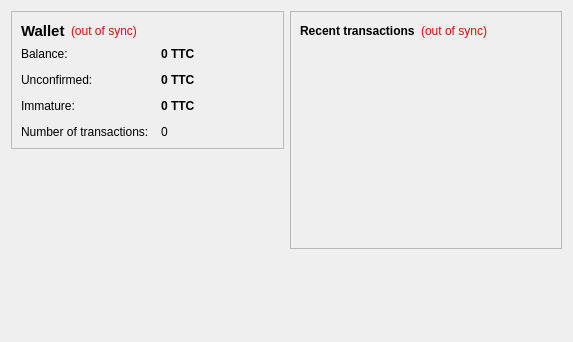
<?xml version="1.0" encoding="UTF-8"?>
<ui version="4.0">
 <class>OverviewPage</class>
 <widget class="QWidget" name="OverviewPage">
  <property name="geometry">
   <rect>
    <x>0</x>
    <y>0</y>
    <width>573</width>
    <height>342</height>
   </rect>
  </property>
  <property name="windowTitle">
   <string>Form</string>
  </property>
  <layout class="QHBoxLayout" name="horizontalLayout" stretch="1,1">
   <item>
    <layout class="QVBoxLayout" name="verticalLayout_2">
     <item>
      <widget class="QFrame" name="frame">
       <property name="frameShape">
        <enum>QFrame::StyledPanel</enum>
       </property>
       <property name="frameShadow">
        <enum>QFrame::Raised</enum>
       </property>
       <layout class="QVBoxLayout" name="verticalLayout_4">
        <item>
         <layout class="QHBoxLayout" name="horizontalLayout_4">
          <item>
           <widget class="QLabel" name="label_5">
            <property name="font">
             <font>
              <pointsize>11</pointsize>
              <weight>75</weight>
              <bold>true</bold>
             </font>
            </property>
            <property name="text">
             <string>Wallet</string>
            </property>
           </widget>
          </item>
          <item>
           <widget class="QLabel" name="labelWalletStatus">
            <property name="toolTip">
             <string>The displayed information may be out of date. Your wallet automatically synchronizes with the TestCoin network after a connection is established, but this process has not completed yet.</string>
            </property>
            <property name="styleSheet">
             <string notr="true">QLabel { color: red; }</string>
            </property>
            <property name="text">
             <string notr="true">(out of sync)</string>
            </property>
            <property name="alignment">
             <set>Qt::AlignLeading|Qt::AlignLeft|Qt::AlignVCenter</set>
            </property>
           </widget>
          </item>
          <item>
           <spacer name="horizontalSpacer_2">
            <property name="orientation">
             <enum>Qt::Horizontal</enum>
            </property>
            <property name="sizeHint" stdset="0">
             <size>
              <width>40</width>
              <height>20</height>
             </size>
            </property>
           </spacer>
          </item>
         </layout>
        </item>
        <item>
         <layout class="QFormLayout" name="formLayout_2">
          <property name="fieldGrowthPolicy">
           <enum>QFormLayout::AllNonFixedFieldsGrow</enum>
          </property>
          <property name="horizontalSpacing">
           <number>12</number>
          </property>
          <property name="verticalSpacing">
           <number>12</number>
          </property>
          <item row="0" column="0">
           <widget class="QLabel" name="label">
            <property name="text">
             <string>Balance:</string>
            </property>
           </widget>
          </item>
          <item row="0" column="1">
           <widget class="QLabel" name="labelBalance">
            <property name="font">
             <font>
              <weight>75</weight>
              <bold>true</bold>
             </font>
            </property>
            <property name="cursor">
             <cursorShape>IBeamCursor</cursorShape>
            </property>
            <property name="toolTip">
             <string>Your current balance</string>
            </property>
            <property name="text">
             <string notr="true">0 TTC</string>
            </property>
            <property name="textInteractionFlags">
             <set>Qt::LinksAccessibleByMouse|Qt::TextSelectableByKeyboard|Qt::TextSelectableByMouse</set>
            </property>
           </widget>
          </item>
          <item row="1" column="0">
           <widget class="QLabel" name="label_3">
            <property name="text">
             <string>Unconfirmed:</string>
            </property>
           </widget>
          </item>
          <item row="1" column="1">
           <widget class="QLabel" name="labelUnconfirmed">
            <property name="font">
             <font>
              <weight>75</weight>
              <bold>true</bold>
             </font>
            </property>
            <property name="cursor">
             <cursorShape>IBeamCursor</cursorShape>
            </property>
            <property name="toolTip">
             <string>Total of transactions that have yet to be confirmed, and do not yet count toward the current balance</string>
            </property>
            <property name="text">
             <string notr="true">0 TTC</string>
            </property>
            <property name="textInteractionFlags">
             <set>Qt::LinksAccessibleByMouse|Qt::TextSelectableByKeyboard|Qt::TextSelectableByMouse</set>
            </property>
           </widget>
          </item>
          <item row="3" column="0">
           <widget class="QLabel" name="label_2">
            <property name="text">
             <string>Number of transactions:</string>
            </property>
           </widget>
          </item>
          <item row="3" column="1">
           <widget class="QLabel" name="labelNumTransactions">
            <property name="toolTip">
             <string>Total number of transactions in wallet</string>
            </property>
            <property name="text">
             <string notr="true">0</string>
            </property>
           </widget>
          </item>
          <item row="2" column="0">
           <widget class="QLabel" name="labelImmatureText">
            <property name="text">
             <string>Immature:</string>
            </property>
           </widget>
          </item>
          <item row="2" column="1">
           <widget class="QLabel" name="labelImmature">
            <property name="font">
             <font>
              <weight>75</weight>
              <bold>true</bold>
             </font>
            </property>
            <property name="toolTip">
             <string>Mined balance that has not yet matured</string>
            </property>
            <property name="text">
             <string notr="true">0 TTC</string>
            </property>
            <property name="textInteractionFlags">
             <set>Qt::LinksAccessibleByMouse|Qt::TextSelectableByKeyboard|Qt::TextSelectableByMouse</set>
            </property>
           </widget>
          </item>
         </layout>
        </item>
       </layout>
      </widget>
     </item>
     <item>
      <spacer name="verticalSpacer">
       <property name="orientation">
        <enum>Qt::Vertical</enum>
       </property>
       <property name="sizeHint" stdset="0">
        <size>
         <width>20</width>
         <height>40</height>
        </size>
       </property>
      </spacer>
     </item>
    </layout>
   </item>
   <item>
    <layout class="QVBoxLayout" name="verticalLayout_3">
     <item>
      <widget class="QFrame" name="frame_2">
       <property name="frameShape">
        <enum>QFrame::StyledPanel</enum>
       </property>
       <property name="frameShadow">
        <enum>QFrame::Raised</enum>
       </property>
       <layout class="QVBoxLayout" name="verticalLayout">
        <item>
         <layout class="QHBoxLayout" name="horizontalLayout_2">
          <item>
           <widget class="QLabel" name="label_4">
            <property name="text">
             <string>&lt;b&gt;Recent transactions&lt;/b&gt;</string>
            </property>
           </widget>
          </item>
          <item>
           <widget class="QLabel" name="labelTransactionsStatus">
            <property name="toolTip">
             <string>The displayed information may be out of date. Your wallet automatically synchronizes with the TestCoin network after a connection is established, but this process has not completed yet.</string>
            </property>
            <property name="styleSheet">
             <string notr="true">QLabel { color: red; }</string>
            </property>
            <property name="text">
             <string notr="true">(out of sync)</string>
            </property>
            <property name="alignment">
             <set>Qt::AlignRight|Qt::AlignTrailing|Qt::AlignVCenter</set>
            </property>
           </widget>
          </item>
          <item>
           <spacer name="horizontalSpacer">
            <property name="orientation">
             <enum>Qt::Horizontal</enum>
            </property>
            <property name="sizeHint" stdset="0">
             <size>
              <width>40</width>
              <height>20</height>
             </size>
            </property>
           </spacer>
          </item>
         </layout>
        </item>
        <item>
         <widget class="QListView" name="listTransactions">
          <property name="styleSheet">
           <string notr="true">QListView { background: transparent; }</string>
          </property>
          <property name="frameShape">
           <enum>QFrame::NoFrame</enum>
          </property>
          <property name="verticalScrollBarPolicy">
           <enum>Qt::ScrollBarAlwaysOff</enum>
          </property>
          <property name="horizontalScrollBarPolicy">
           <enum>Qt::ScrollBarAlwaysOff</enum>
          </property>
          <property name="selectionMode">
           <enum>QAbstractItemView::NoSelection</enum>
          </property>
         </widget>
        </item>
       </layout>
      </widget>
     </item>
     <item>
      <spacer name="verticalSpacer_2">
       <property name="orientation">
        <enum>Qt::Vertical</enum>
       </property>
       <property name="sizeHint" stdset="0">
        <size>
         <width>20</width>
         <height>40</height>
        </size>
       </property>
      </spacer>
     </item>
    </layout>
   </item>
  </layout>
 </widget>
 <resources/>
 <connections/>
</ui>
